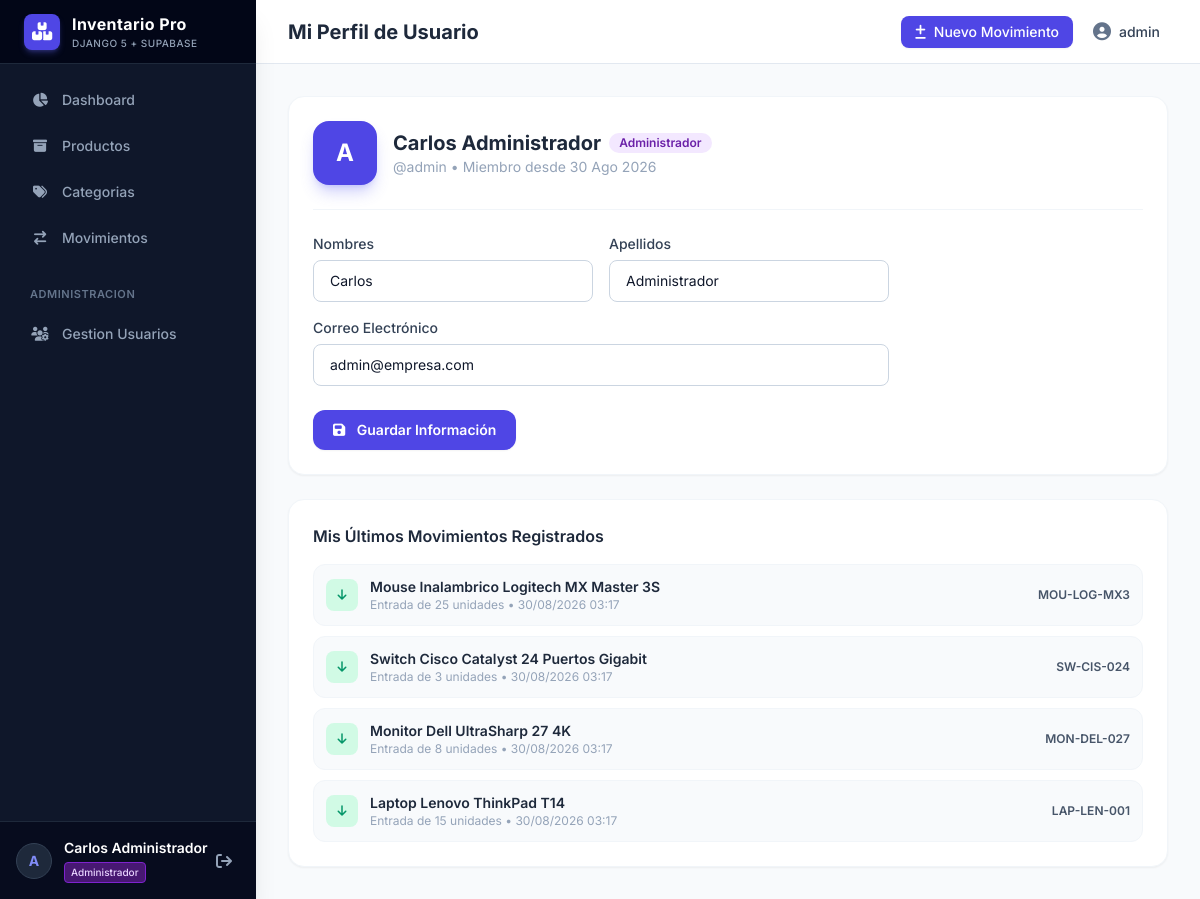
Screenshot of /profile/ (signed in) with the database file from the repository.
### inventory/models.py (models this page shows, shortened)
class CustomUser(AbstractUser):
    class Role(models.TextChoices):
        ADMIN = 'admin', _('Administrador')
        BODEGUERO = 'bodeguero', _('Jefe de Bodega')
        OPERARIO = 'operario', _('Operario')
    role = models.CharField(
        max_length=20,
        choices=Role.choices,
        default=Role.OPERARIO,
        verbose_name=_('Rol'),
        help_text=_('Define el perfil de acceso y permisos dentro del sistema.')
    )
    class Meta:
        verbose_name = _('Usuario')
        verbose_name_plural = _('Usuarios')
        ordering = ['id']
    @property
    def is_admin_role(self):
        return self.role.lower() == self.Role.ADMIN or self.is_superuser

class StockTransaction(models.Model):
    class TransactionType(models.TextChoices):
        ENTRADA = 'ENTRADA', _('Entrada')
        SALIDA = 'SALIDA', _('Salida')
    product = models.ForeignKey(
        Product,
        on_delete=models.PROTECT,
        related_name='transactions',
        verbose_name=_('Producto')
    )
    transaction_type = models.CharField(
        max_length=10,
        choices=TransactionType.choices,
        verbose_name=_('Tipo de Movimiento')
    )
    quantity = models.PositiveIntegerField(
        validators=[MinValueValidator(1)],
        verbose_name=_('Cantidad')
    )
    user = models.ForeignKey(
        CustomUser,
        on_delete=models.PROTECT,
        related_name='stock_transactions',
        verbose_name=_('Usuario Responsable')
    )
    notes = models.TextField(
        blank=True,
        null=True,
        verbose_name=_('Motivo / Notas')
    )
    created_at = models.DateTimeField(
        auto_now_add=True,
        verbose_name=_('Fecha y Hora')
    )
    class Meta:
        verbose_name = _('Transacción de Stock')
        verbose_name_plural = _('Transacciones de Stock')
        ordering = ['-created_at']

class Product(models.Model):
    category = models.ForeignKey(
        Category,
        on_delete=models.PROTECT,
        related_name='products',
        verbose_name=_('Categoría')
    )
    name = models.CharField(
        max_length=150,
        verbose_name=_('Nombre del Producto')
    )
    sku = models.CharField(
        max_length=50,
        unique=True,
        db_index=True,
        verbose_name=_('Código SKU')
    )
    description = models.TextField(
        blank=True,
        null=True,
        verbose_name=_('Descripción')
    )
    price = models.DecimalField(
        max_digits=12,
        decimal_places=2,
        validators=[MinValueValidator(0)],
        verbose_name=_('Precio Unitario')
    )
    stock_actual = models.PositiveIntegerField(
        default=0,
        verbose_name=_('Stock Actual'),
        help_text=_('Actualizado automáticamente mediante transacciones de stock.')
    )
    created_at = models.DateTimeField(
        auto_now_add=True,
        verbose_name=_('Fecha de Creación')
    )
    updated_at = models.DateTimeField(
        auto_now=True,
        verbose_name=_('Última Actualización')
    )
    class Meta:
        verbose_name = _('Producto')
        verbose_name_plural = _('Productos')
        ordering = ['name']

### inventory/views.py (the view)
# urls.py: path('profile/', profile_view, name='profile'),
@login_required(login_url='login')
def profile_view(request):
    user = request.user
    if request.method == 'POST':
        form = UserProfileForm(request.POST, instance=user)
        if form.is_valid():
            form.save()
            messages.success(request, 'Tu perfil ha sido actualizado.')
            return redirect('profile')
    else:
        form = UserProfileForm(instance=user)
    my_transactions = user.stock_transactions.select_related('product').all()[:10]
    return render(request, 'inventory/profile.html', {'form': form, 'my_transactions': my_transactions})

### inventory/forms.py
class UserProfileForm(forms.ModelForm):
    class Meta:
        model = CustomUser
        fields = ['first_name', 'last_name', 'email']
        widgets = {
            'first_name': forms.TextInput(attrs={'class': INPUT_CLASS}),
            'last_name': forms.TextInput(attrs={'class': INPUT_CLASS}),
            'email': forms.EmailInput(attrs={'class': INPUT_CLASS}),
        }

### templates/inventory/profile.html (shortened to what this page needs)
{% extends 'base.html' %}
{% block header_title %}Mi Perfil de Usuario{% endblock %}
{% block content %}
<div class="max-w-4xl mx-auto space-y-6">
    <div class="bg-white rounded-2xl shadow-sm border border-slate-100 p-6">
        <div class="flex items-center gap-4 mb-6 pb-6 border-b border-slate-100">
            <div class="w-16 h-16 rounded-2xl bg-indigo-600 flex items-center justify-center font-bold text-2xl text-white shadow-lg shadow-indigo-500/30">
                {{ user.username|make_list|first|upper }}
            </div>
            <div>
                <div class="flex items-center gap-2">
                    <h2 class="text-xl font-bold text-slate-800">{{ user.get_full_name|default:user.username }}</h2>
                    <span class="inline-flex items-center px-2.5 py-0.5 rounded-full text-xs font-semibold
                        {% if user.role == 'admin' %}bg-purple-100 text-purple-800
                        {% elif user.role == 'bodeguero' %}bg-blue-100 text-blue-800
                        {% else %}bg-emerald-100 text-emerald-800{% endif %}">
                        {{ user.get_role_display }}
                    </span>
                </div>
                <p class="text-sm text-slate-400">@{{ user.username }} &bull; Miembro desde {{ user.date_joined|date:"d M Y" }}</p>
            </div>
        </div>
        <form method="post" class="space-y-4 max-w-xl">
            <div class="grid grid-cols-1 sm:grid-cols-2 gap-4">
                <div>
                    <label class="block text-sm font-medium text-slate-700 mb-1.5">Nombres</label>
                    {{ form.first_name }}
                </div>
                <div>
                    <label class="block text-sm font-medium text-slate-700 mb-1.5">Apellidos</label>
                    {{ form.last_name }}
                </div>
            </div>
            <div>
                <label class="block text-sm font-medium text-slate-700 mb-1.5">Correo Electrónico</label>
                {{ form.email }}
            </div>
            <div class="pt-2">
                <button type="submit" class="px-5 py-2.5 rounded-xl bg-indigo-600 hover:bg-indigo-700 text-white font-semibold text-sm transition-colors shadow-sm">
                    <i class="fa-solid fa-floppy-disk mr-2"></i> Guardar Información
                </button>
            </div>
        </form>
    </div>
    <div class="bg-white rounded-2xl shadow-sm border border-slate-100 p-6">
        <h3 class="font-semibold text-slate-800 mb-4">Mis Últimos Movimientos Registrados</h3>
        <div class="space-y-2.5">
            {% for tx in my_transactions %}
            <div class="flex items-center justify-between p-3 rounded-xl bg-slate-50 border border-slate-100">
                <div class="flex items-center gap-3">
                    <div class="w-8 h-8 rounded-lg flex items-center justify-center
                        {% if tx.transaction_type == 'ENTRADA' %}bg-emerald-100 text-emerald-600{% else %}bg-rose-100 text-rose-600{% endif %}">
                        <i class="fa-solid {% if tx.transaction_type == 'ENTRADA' %}fa-arrow-down{% else %}fa-arrow-up{% endif %} text-xs"></i>
                    </div>
                    <div>
                        <p class="text-sm font-semibold text-slate-800">{{ tx.product.name }}</p>
                        <p class="text-xs text-slate-400">{{ tx.get_transaction_type_display }} de {{ tx.quantity }} unidades &bull; {{ tx.created_at|date:"d/m/Y H:i" }}</p>
                    </div>
                </div>
                <span class="text-xs font-semibold text-slate-600">{{ tx.product.sku }}</span>
            </div>
            {% empty %}
            <p class="text-slate-400 text-sm py-4 text-center">Aún no has registrado transacciones.</p>
            {% endfor %}
        </div>
    </div>
</div>
{% endblock %}

### templates/base.html (shortened to what this page needs)
<!DOCTYPE html>
<html lang="es" class="h-full bg-slate-50">
<head>
    <script src="https://cdn.tailwindcss.com"></script>
    <link rel="stylesheet" href="https://cdnjs.cloudflare.com/ajax/libs/font-awesome/6.5.1/css/all.min.css">
</head>
<body class="h-full text-slate-800 antialiased" x-data="{ sidebarOpen: false }">
    <div class="min-h-full flex">
        <aside
            :class="sidebarOpen ? 'translate-x-0' : '-translate-x-full'"
            class="fixed inset-y-0 left-0 z-50 w-64 bg-slate-900 text-slate-300 transition-transform duration-300 ease-in-out md:translate-x-0 md:static md:inset-0 flex flex-col justify-between shadow-xl"
        >
            <div>
                <div class="h-16 flex items-center px-6 bg-slate-950 border-b border-slate-800">
                    <div class="flex items-center gap-3">
                        <div class="w-9 h-9 rounded-lg bg-indigo-600 flex items-center justify-center text-white shadow-md shadow-indigo-500/30">
                            <i class="fa-solid fa-boxes-stacked text-lg"></i>
                        </div>
                        <div>
                            <span class="font-bold text-white tracking-wide text-base">Inventario Pro</span>
                            <span class="block text-[10px] text-slate-400 font-medium uppercase tracking-wider">Django 5 + Supabase</span>
                        </div>
                    </div>
                </div>
                <nav class="p-4 space-y-1.5">
                    <a href="{% url 'dashboard' %}" class="flex items-center gap-3 px-3.5 py-2.5 rounded-lg text-sm font-medium transition-colors {% if request.resolver_match.url_name == 'dashboard' %}bg-indigo-600 text-white shadow-sm{% else %}hover:bg-slate-800 hover:text-white text-slate-400{% endif %}">
                        <i class="fa-solid fa-chart-pie w-5 text-center"></i>
                        <span>Dashboard</span>
                    </a>
                    <a href="{% url 'product_list' %}" class="flex items-center gap-3 px-3.5 py-2.5 rounded-lg text-sm font-medium transition-colors {% if 'product' in request.resolver_match.url_name %}bg-indigo-600 text-white shadow-sm{% else %}hover:bg-slate-800 hover:text-white text-slate-400{% endif %}">
                        <i class="fa-solid fa-box-archive w-5 text-center"></i>
                        <span>Productos</span>
                    </a>
                    <a href="{% url 'category_list' %}" class="flex items-center gap-3 px-3.5 py-2.5 rounded-lg text-sm font-medium transition-colors {% if 'category' in request.resolver_match.url_name %}bg-indigo-600 text-white shadow-sm{% else %}hover:bg-slate-800 hover:text-white text-slate-400{% endif %}">
                        <i class="fa-solid fa-tags w-5 text-center"></i>
                        <span>Categorias</span>
                    </a>
                    <a href="{% url 'transaction_list' %}" class="flex items-center gap-3 px-3.5 py-2.5 rounded-lg text-sm font-medium transition-colors {% if 'transaction' in request.resolver_match.url_name %}bg-indigo-600 text-white shadow-sm{% else %}hover:bg-slate-800 hover:text-white text-slate-400{% endif %}">
                        <i class="fa-solid fa-arrow-right-arrow-left w-5 text-center"></i>
                        <span>Movimientos</span>
                    </a>
                    {% if user.is_admin_role %}
                    <div class="pt-4 pb-1">
                        <span class="px-3.5 text-[11px] font-semibold text-slate-500 uppercase tracking-wider">Administracion</span>
                    </div>
                    <a href="{% url 'user_list' %}" class="flex items-center gap-3 px-3.5 py-2.5 rounded-lg text-sm font-medium transition-colors {% if 'user' in request.resolver_match.url_name %}bg-indigo-600 text-white shadow-sm{% else %}hover:bg-slate-800 hover:text-white text-slate-400{% endif %}">
                        <i class="fa-solid fa-users-gear w-5 text-center"></i>
                        <span>Gestion Usuarios</span>
                    </a>
                    {% endif %}
                </nav>
            </div>
            <div class="p-4 border-t border-slate-800 bg-slate-950/60">
                <div class="flex items-center justify-between">
                    <div class="flex items-center gap-3 overflow-hidden">
                        <div class="w-9 h-9 rounded-full bg-slate-800 border border-slate-700 flex items-center justify-center font-bold text-sm text-indigo-400 shrink-0">
                            {{ user.username|make_list|first|upper }}
                        </div>
                        <div class="truncate">
                            <p class="text-sm font-semibold text-white truncate">{{ user.get_full_name|default:user.username }}</p>
                            <span class="inline-flex items-center px-1.5 py-0.5 rounded text-[10px] font-medium
                                {% if user.role == 'admin' %}bg-purple-900/80 text-purple-200 border border-purple-700
                                {% elif user.role == 'bodeguero' %}bg-blue-900/80 text-blue-200 border border-blue-700
                                {% else %}bg-emerald-900/80 text-emerald-200 border border-emerald-700{% endif %}">
                                {{ user.get_role_display }}
                            </span>
                        </div>
                    </div>
                    <a href="{% url 'logout' %}" title="Cerrar sesion" class="p-2 text-slate-400 hover:text-rose-400 hover:bg-slate-800 rounded-lg transition-colors">
                        <i class="fa-solid fa-arrow-right-from-bracket"></i>
                    </a>
                </div>
            </div>
        </aside>
        <div class="flex-1 flex flex-col min-w-0 overflow-hidden">
            <header class="h-16 bg-white border-b border-slate-200 flex items-center justify-between px-4 sm:px-6 lg:px-8 shrink-0">
                <div class="flex items-center gap-4">
                    <h1 class="text-lg sm:text-xl font-bold text-slate-800">
                        {% block header_title %}Panel de Control{% endblock %}
                    </h1>
                </div>
                <div class="flex items-center gap-3">
                    <a href="{% url 'transaction_create' %}" class="inline-flex items-center gap-2 px-3.5 py-1.5 rounded-lg bg-indigo-600 text-white hover:bg-indigo-700 text-sm font-medium shadow-sm transition-all">
                        <i class="fa-solid fa-plus-minus"></i>
                        <span class="hidden sm:inline">Nuevo Movimiento</span>
                    </a>
                    <a href="{% url 'profile' %}" class="p-2 text-slate-500 hover:text-slate-700 rounded-lg hover:bg-slate-100 text-sm flex items-center gap-2">
                        <i class="fa-solid fa-user-circle text-lg"></i>
                        <span class="hidden md:inline font-medium text-slate-700">{{ user.username }}</span>
                    </a>
                </div>
            </header>
            <main class="flex-1 overflow-y-auto p-4 sm:p-6 lg:p-8 bg-slate-50">
                {% block content %}{% endblock %}
            </main>
        </div>
    </div>
</body>
</html>

### templates/base.html (style rules this page uses)
body { font-family: 'Inter', sans-serif; }

### rows the page displays
CustomUser: username|make_list "A", get_full_name "Carlos Administrador", role "Administrador", username "admin", date_joined "30 Ago 2026", first_name "Carlos", last_name "Administrador", email "admin@empresa.com"
StockTransaction: product.name "Mouse Inalambrico Logitech MX Master 3S", transaction_type "Entrada", quantity "25", created_at "30/08/2026 03:17", product.sku "MOU-LOG-MX3"
StockTransaction: product.name "Switch Cisco Catalyst 24 Puertos Gigabit", transaction_type "Entrada", quantity "3", created_at "30/08/2026 03:17", product.sku "SW-CIS-024"
StockTransaction: product.name "Monitor Dell UltraSharp 27 4K", transaction_type "Entrada", quantity "8", created_at "30/08/2026 03:17", product.sku "MON-DEL-027"
StockTransaction: product.name "Laptop Lenovo ThinkPad T14", transaction_type "Entrada", quantity "15", created_at "30/08/2026 03:17", product.sku "LAP-LEN-001"
